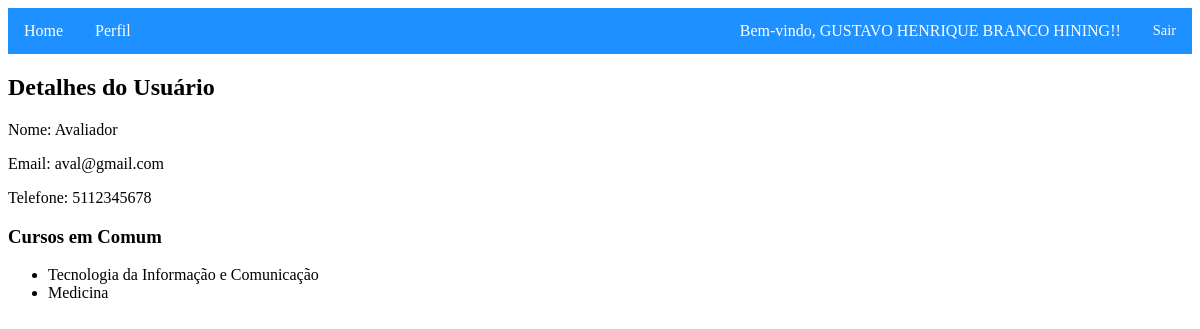
Page /detalhes_usuario/3/ (signed in) on the earlier database version.
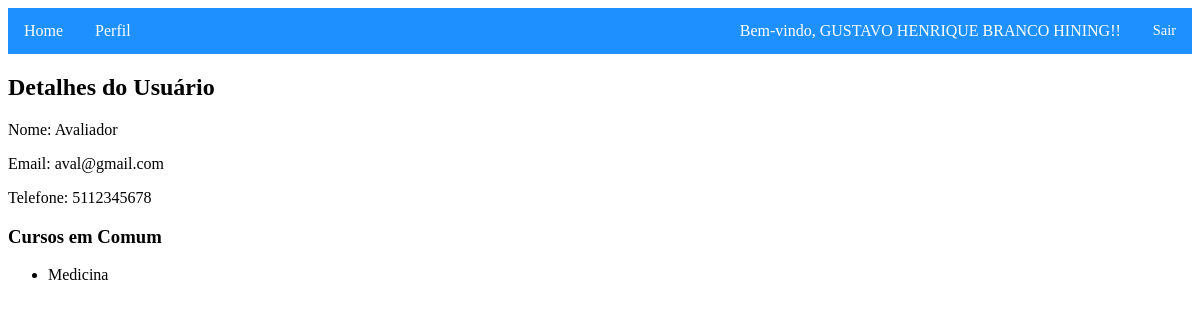
Same page on the later database version.
### cursos/models.py (models this page shows)
class Curso(models.Model):
    nome = models.CharField(max_length=255)
    inscricao_curricular = models.CharField(max_length=255)
    data_criacao = models.DateField(auto_now_add=True)
    descricao = models.TextField()
    gerenciador = models.ForeignKey(Usuario, on_delete=models.CASCADE)
    informacoes_complementares = models.TextField(blank=True)
    mural_gen = models.TextField(blank=True)
    mural_eq = models.TextField(blank=True)
    capa = models.FileField(upload_to='capas/', blank=True, validators=[validate_pdf_file])
    membros = models.ManyToManyField(Usuario, related_name='cursos_membros')
    avaliadores = models.ManyToManyField(Usuario, related_name='avaliadores')

### usuarios/views.py (the view)
# urls.py: path('detalhes_usuario/<int:user_id>/', detalhes_usuario, name='detalhes_usuario'),
@login_required
def detalhes_usuario(request, user_id=None):
    if user_id:
        usuario = get_object_or_404(Usuario, pk=user_id)
        if usuario.tipo_usuario == Usuario.AVALIADOR:
            cursos_usuario = Curso.objects.filter(avaliadores=usuario)
        elif usuario.tipo_usuario == Usuario.GERENCIADOR:
            cursos_usuario = Curso.objects.filter(gerenciador=usuario)
        else:
            cursos_usuario = Curso.objects.filter(membros=usuario)
        if request.user.tipo_usuario == Usuario.AVALIADOR:
            cursos_comum = cursos_usuario.filter(avaliadores=request.user)
        elif request.user.tipo_usuario == Usuario.GERENCIADOR:
            cursos_comum = cursos_usuario.filter(gerenciador=request.user)
        else:
            cursos_comum = cursos_usuario.filter(membros=request.user)
        context = {
            'usuario': usuario,
            'cursos': cursos_comum,
        }
    else:
        context = {
            'usuario': request.user,
            'cursos': None,
        }
    return render(request, 'usuarios/detalhes_usuario.html', context)

### templates/usuarios/detalhes_usuario.html (shortened to what this page needs)
{% extends 'base.html' %}
{% block content %}
  <h2>Detalhes do Usuário</h2>
  <p>Nome: {{ usuario.nome }}</p>
  <p>Email: {{ usuario.email }}</p>
  <p>Telefone: {{ usuario.telefone }}</p>
  {% if cursos %}
    <h3>Cursos em Comum</h3>
    <ul>
      {% for curso in cursos %}
        <li>{{ curso.nome }}</li>
      {% endfor %}
    </ul>
  {% endif %}
{% endblock %}

Differences in the rows shown:
no longer on this page (row edited): Curso: nome "Tecnologia da Informação e Comunicação"
